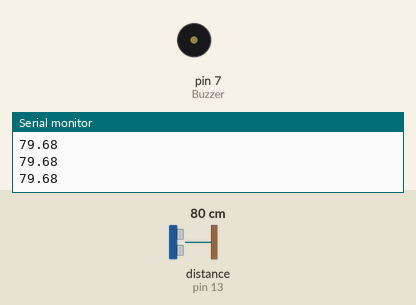
This sketch was run on a simulated Arduino Uno, built with avr-gcc and run on an emulated ATmega328P. On the bench: buzzer (waves = sounding, pin HIGH), the last lines printed to the serial monitor. Wiring (inferred from the names in the program): ultrasonic range finder: trigger pin 12; echo pin 13. The test bench sets the inputs (shaded band); at power-on: distance to the obstacle (sensor on pin 13) 80 cm. The echo pulse lasts 58.3 µs per cm; pins used as bus, display or sensor lines are not drawn.

Above: at 1.2 s.
1.3 s: distance to the obstacle (sensor on pin 13) set to 23 cm
2.8 s: distance to the obstacle (sensor on pin 13) set to 18 cm
At 2.9 s:
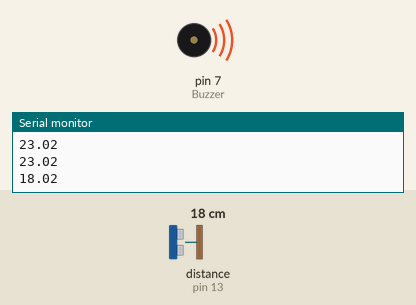
5.8 s: distance to the obstacle (sensor on pin 13) set to 35 cm
At 7.0 s:
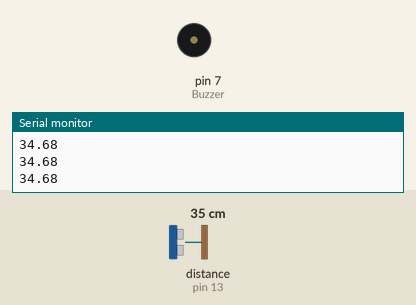
7.3 s: distance to the obstacle (sensor on pin 13) set to 4 cm
At 7.56 s:
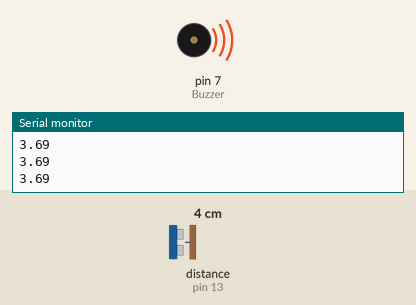
Timing chart, 0 to 11.3 s (numbered marks = the images above; inputs shaded):
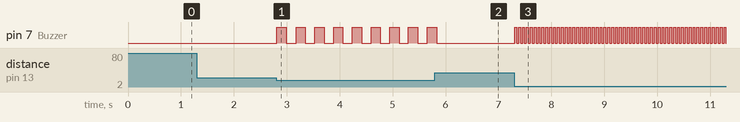

Measured:
- the behaviour switches between 21 and 20 cm on distance to the obstacle (sensor on pin 13) (found by bisection; images 0 and 1)
- after the input at 2.8 s, pin 7 (Buzzer): alternates HIGH for 0.18 s and LOW for 0.18 s, starting at once
- after the input at 5.8 s, pin 7 (Buzzer): goes on until 5.8 s, then stays LOW
- after the input at 7.3 s, pin 7 (Buzzer): alternates HIGH for 0.04 s and LOW for 0.04 s, starting at once

The sketch:

ultrasonic.ino
```cpp
#define Echo_pin 13
#define Trig_pin 12

#define Buzzer 7

int i = 0;
int k = 0;
float media = 0;
float Time_Echo = 0;
float leng = 0;
float sound_velocity = 34300; //cm/s

void setup() {
  pinMode(Trig_pin,OUTPUT);
  pinMode(Echo_pin,INPUT);

  pinMode(Buzzer,OUTPUT);
  digitalWrite(Buzzer,LOW);

  Serial.begin(9600);
}

void loop() {

  digitalWrite(Trig_pin,HIGH);
  delayMicroseconds(50);
  digitalWrite(Trig_pin,LOW);

  Time_Echo = float(pulseIn(Echo_pin,HIGH));

  leng = (Time_Echo*sound_velocity)/2000000; // cm

    Serial.println(leng);

  if(leng < 20){
    if(media > 10 && media < 20)
        k = 80;
    else
        k = 10;


  digitalWrite(Buzzer,HIGH);
  delay(k*leng);
  digitalWrite(Buzzer,LOW);
  delay(k*leng);

  }


}
```
